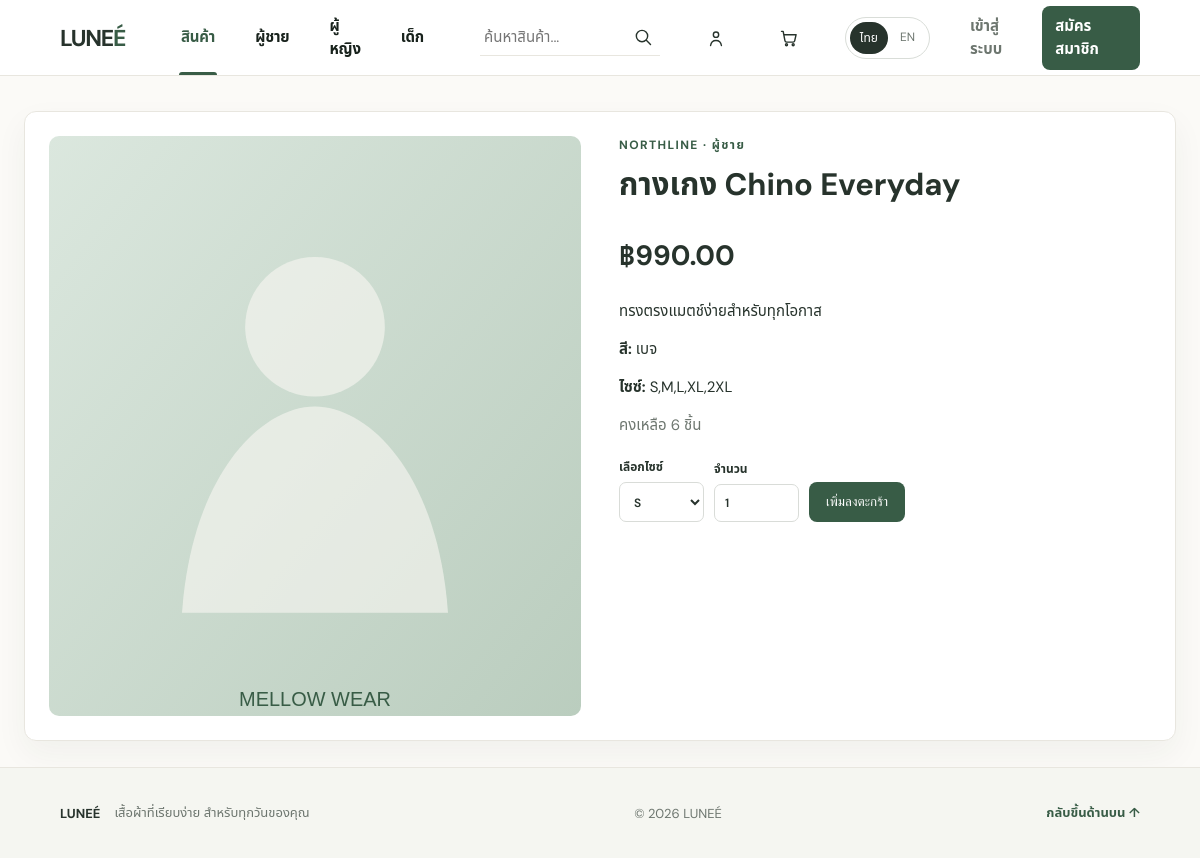
The page /product.php?id=4 on the database its author committed.
### tables this page shows
CREATE TABLE products (
  id INT UNSIGNED AUTO_INCREMENT PRIMARY KEY,
  name VARCHAR(180) NOT NULL,
  category ENUM('men','women','kids') NOT NULL,
  brand VARCHAR(80) NOT NULL,
  color VARCHAR(50) NOT NULL,
  sizes VARCHAR(120) NOT NULL,
  price DECIMAL(10,2) NOT NULL,
  stock INT NOT NULL DEFAULT 0,
  image_url VARCHAR(500) DEFAULT NULL,
  description TEXT,
  is_active TINYINT(1) NOT NULL DEFAULT 1,
  created_at TIMESTAMP DEFAULT CURRENT_TIMESTAMP
);

### config.php (called while the page is built, shortened)
<?php
function db(): PDO {
    static $pdo;
    if (!$pdo) {
        $pdo = new PDO('mysql:host='.DB_HOST.';dbname='.DB_NAME.';charset=utf8mb4', DB_USER, DB_PASS, [
            PDO::ATTR_ERRMODE => PDO::ERRMODE_EXCEPTION,
            PDO::ATTR_DEFAULT_FETCH_MODE => PDO::FETCH_ASSOC,
        ]);
    }
    return $pdo;
}
function e(?string $value): string { return htmlspecialchars((string)$value, ENT_QUOTES, 'UTF-8'); }

### product.php (the view, shortened to what this page needs)
<?php
require_once __DIR__.'/config.php';
$s=db()->prepare('SELECT * FROM products WHERE id=? AND is_active=1'); $s->execute([(int)($_GET['id']??0)]); $p=$s->fetch();
$sizes=array_values(array_filter(array_map('trim',preg_split('/[,|]/',(string)$p['sizes'])))); $page_title=$p['name'].' | '.STORE_NAME; require __DIR__.'/partials_header.php';
?>
<link rel="stylesheet" href="assets/cart.css">
<main class="container"><section class="panel product-detail"><img src="<?=e($p['image_url'])?>" alt="<?=e($p['name'])?>"><div class="product-detail-copy"><div class="eyebrow"><?=e($p['brand'])?> · <?=['men'=>'ผู้ชาย','women'=>'ผู้หญิง','kids'=>'เด็ก'][$p['category']]?></div><h1><?=e($p['name'])?></h1><div class="price product-price">฿<?=number_format((float)$p['price'],2)?></div><p><?=nl2br(e($p['description']))?></p><p><b>สี:</b> <?=e($p['color'])?></p><p><b>ไซซ์:</b> <?=e($p['sizes'])?></p><p class="muted">คงเหลือ <?=$p['stock']?> ชิ้น</p><?php if ((int)$p['stock'] > 0): ?><form method="post" action="cart.php" class="add-cart-form"><input type="hidden" name="action" value="add"><input type="hidden" name="product_id" value="<?=$p['id']?>"><input type="hidden" name="color" value="<?=e($p['color'])?>"><input type="hidden" name="return_to" value="cart.php"><?php if($sizes): ?><label>เลือกไซซ์<select name="size"><?php foreach($sizes as $size): ?><option value="<?=e($size)?>"><?=e($size)?></option><?php endforeach; ?></select></label><?php endif; ?><label>จำนวน<input type="number" name="quantity" min="1" max="<?=$p['stock']?>" value="1"></label><button class="button" type="submit">เพิ่มลงตะกร้า</button></form><?php else: ?><button class="button" disabled>สินค้าหมดชั่วคราว</button><?php endif; ?></div></section></main><?php require __DIR__.'/partials_footer.php'; ?>

### assets/style.css (style rules this page uses)
:root { --ink:#27332c;--muted:#6d766f;--paper:#fbfaf7;--line:#e8e6df;--sage:#dce8df;--accent:#385c46;--danger:#a74343 }
* { box-sizing:border-box }
body { margin:0;background:var(--paper);color:var(--ink);font:15px 'DM Sans','Noto Sans Thai',sans-serif }
.button { display:inline-flex;justify-content:center;align-items:center;background:var(--accent);color:#fff!important;border:0;border-radius:8px;padding:12px 17px;font:600 14px inherit;cursor:pointer }
.container { max-width:1250px;margin:auto;padding:0 24px }
.eyebrow { font-size:12px;text-transform:uppercase;letter-spacing:1.4px;color:var(--accent);font-weight:bold }
input,select,textarea { width:100%;font:inherit;color:var(--ink);border:1px solid #d9dcd8;border-radius:7px;background:#fff;padding:11px }
select { cursor:pointer }
.price { font-size:17px;font-weight:700 }
.panel { background:#fff;border:1px solid var(--line);border-radius:12px;padding:24px;margin:26px 0 }
.panel h1,.panel h2 { margin-top:0 }
.muted { color:var(--muted) }
html { scroll-behavior:smooth }
input,select,textarea { transition:border-color .2s,box-shadow .2s,transform .2s }
.auth-card,.panel { box-shadow:0 13px 32px rgba(41,57,45,.05) }
.button { transition:transform .2s,box-shadow .2s,background .2s }
.panel { transition:box-shadow .25s }
.image-fallback { object-fit:cover }
body.page-ready main,body.page-ready footer { animation:page-content-in .45s ease both }

### assets/cart.css (style rules this page uses)
.product-detail { display:grid;grid-template-columns:minmax(0,1fr) minmax(300px,1fr);gap:38px;margin-top:35px }
.product-detail>img { width:100%;max-height:580px;object-fit:cover;border-radius:10px }
.product-detail-copy h1 { font-size:31px;margin:8px 0 26px }
.product-price { font-size:28px;margin-bottom:22px }
.add-cart-form { display:flex;align-items:end;gap:10px;flex-wrap:wrap;margin-top:21px }
.add-cart-form label { display:grid;gap:6px;font-size:12px;font-weight:600 }
.add-cart-form select,.add-cart-form input { min-width:85px;padding:10px }

### rows shown on the page
products: brand "NORTHLINE", category "ผู้ชาย", name "กางเกง Chino Everyday", price "990.00", description "ทรงตรงแมตช์ง่ายสำหรับทุกโอกาส", color "เบจ", sizes "S,M,L,XL,2XL", stock "6", size "S"

### other values the page prints
t('สินค้า','Shop') "สินค้า"
t('ผู้ชาย','Men') "ผู้ชาย"
t('ผู้หญิง','Women') "ผู้หญิง"
t('เด็ก','Kids') "เด็ก"
t('เข้าสู่ระบบ','Log in') "เข้าสู่ระบบ"
t('สมัครสมาชิก','Sign up') "สมัครสมาชิก"
